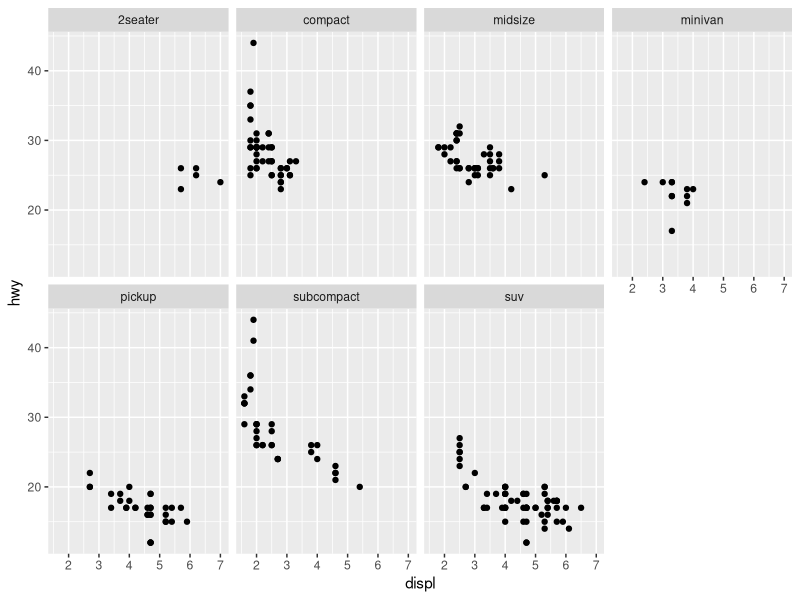

Write R code to recreate this figure.
# This is an example of code for the workshop.
# It is based on examples from R for Data Science book by Garrett Grolemund and Hadley Wickham.
# The file is to copy-paste to the example_code.R file

# install packages (in case you don't have installed them)
list.of.packages <- c("tidyverse")
new.packages <- list.of.packages[!(list.of.packages %in% installed.packages()[,"Package"])]
if(length(new.packages)) install.packages(new.packages)

# load package
library(tidyverse)

# inspect mpg file:
mpg

# basic version of the plot 
my_first_plot <- ggplot(data = mpg) + 
  geom_point(mapping = aes(x = displ, y = hwy)) + 
  facet_wrap(~ class, nrow = 2)

my_first_plot
